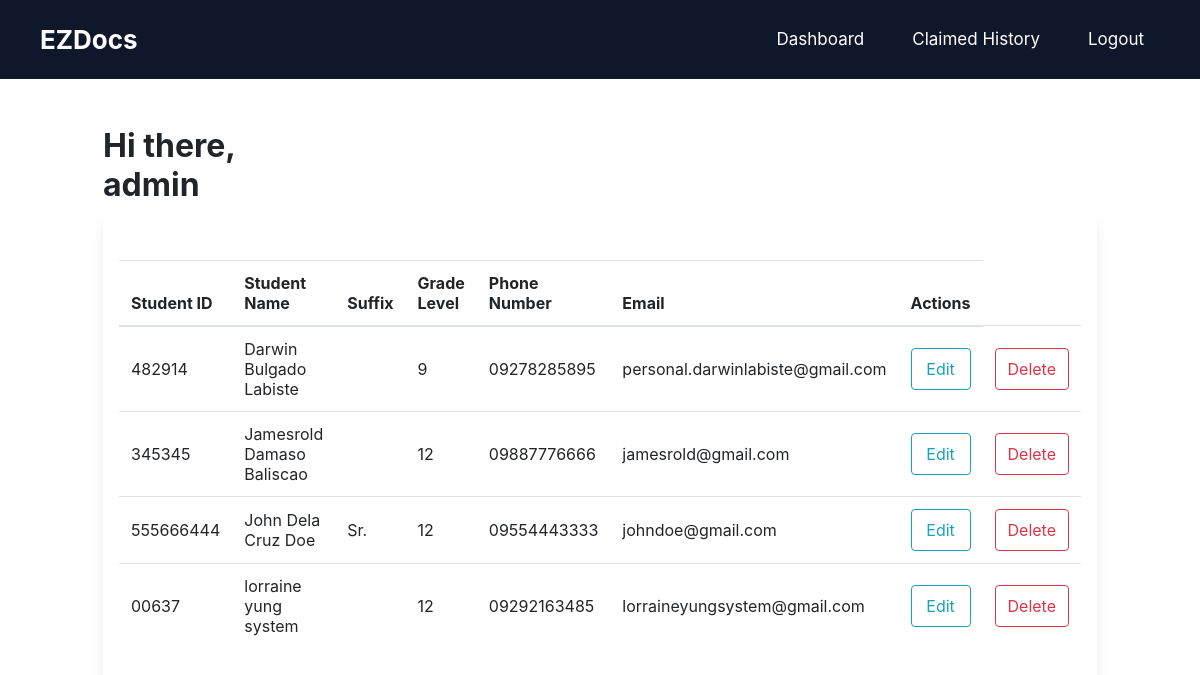
The app's page /adminui/studentacc.php (signed in) with its own data.
### tables this page shows
CREATE TABLE `student_tbl` (
  `id` int(11) NOT NULL,
  `studentId` varchar(255) NOT NULL,
  `firstname` varchar(255) NOT NULL,
  `middlename` varchar(255) NOT NULL,
  `lastname` varchar(255) NOT NULL,
  `suffix` varchar(255) NOT NULL,
  `gradeLevel` varchar(255) NOT NULL,
  `phoneNumber` varchar(255) NOT NULL,
  `emailAddress` varchar(255) NOT NULL,
  `password` text NOT NULL
);

### backend/admin/be_studentacc.php (the view, shortened to what this page needs)
<?php
try {
    include("../_conn/connection.php");
    $sql = "SELECT studentId, CONCAT(firstname, ' ', middlename, ' ', lastname) AS fullname, suffix, gradeLevel, phoneNumber, emailAddress FROM student_tbl";
    $result = mysqli_query($conn, $sql);
    if (mysqli_num_rows($result) > 0) {
        echo '<table class="table table-hover" id="documentTableStudent">
                <thead>
                    <tr>
                        <th scope="col">Student ID</th>
                        <th scope="col">Student Name</th>
                        <th scope="col">Suffix</th>
                        <th scope="col">Grade Level</th>
                        <th scope="col">Phone Number</th>
                        <th scope="col">Email</th>
                        <th scope="col">Actions</th>
                    </tr>
                </thead>
                <tbody>';
        while ($row = mysqli_fetch_assoc($result)) {
            echo '<tr>
                    <td class="align-middle" scope="row">' . htmlspecialchars($row['studentId']) . '</td>
                    <td class="align-middle">' . htmlspecialchars($row['fullname']) . '</td>
                    <td class="align-middle">' . htmlspecialchars($row['suffix']) . '</td>
                    <td class="align-middle">' . htmlspecialchars($row['gradeLevel']) . '</td>
                    <td class="align-middle">' . htmlspecialchars($row['phoneNumber']) . '</td>
                    <td class="align-middle">' . htmlspecialchars($row['emailAddress']) . '</td>
                    <td class="align-middle">
                        <button type="submit" class="btn btn-outline-info w-full py-2" name="btnEdit">
                            Edit
                        </button>
                    </td>
                    <form method="GET" action="be_delete.php">
                    <td class="align-middle">
                        <button type="submit" class="btn btn-outline-danger w-full py-2" name="btnDelete">
                            Delete
                        </button>
                    </td>
                    </form>
                 </tr>';
        }
        echo '</tbody></table>';
    } else {
        echo '<p>No requests found.</p>';
    }
} catch (Exception $e) {
    echo 'Error: ' . $e->getMessage();
}

### adminui/studentacc.php (shortened to what this page needs)
<!DOCTYPE html>
<html lang="en">
<head>
    <?php
    include("../_includes/styles.php");
    include("../_includes/scripts.php");
    ?>
</head>
<body>
    <nav class="flex flex-row items-center justify-between px-10 py-4 bg-slate-900">
        <h1 class="font-bold text-[26px] text-white">EZDocs</h1>
        <ul class="flex flex-row gap-x-4 !p-0 !m-0 list-none">
            <li>
                <a class="block text-white text-[17px] font-regular hover:no-underline px-3" href="dashboard.php">
                    Dashboard
                </a>
            </li>
            <li>
                <a class="block text-white text-[17px] font-regular hover:no-underline px-3" href="history.php">
                    Claimed History
                </a>
            </li>
            <li>
                <a class="block text-white text-[17px] font-regular hover:no-underline px-3" id="btnLogout"
                    type="button">
                    Logout
                </a>
            </li>
        </ul>
    </nav>
    <div class="container pt-5">
        <div class="flex flex-row items-center justify-between">
            <h1 class="text-[32px] font-bold">Hi there, <br><?php echo $_SESSION['name']; ?></h1>
        </div>
        <div class="rounded shadow-lg mt-2 px-3 py-5">
            <?php
            include_once('../backend/admin/be_studentacc.php');
            ?>
        </div>
    </div>
</body>
</html>

### _includes/styles.php (shortened to what this page needs)
<link rel="stylesheet" href="https://cdn.jsdelivr.net/npm/bootstrap@4.0.0/dist/css/bootstrap.min.css">
<link rel="stylesheet" href="https://cdn.datatables.net/1.13.4/css/jquery.dataTables.min.css">
<link href="https://cdn.jsdelivr.net/npm/@sweetalert2/theme-dark@4/dark.css" rel="stylesheet">
<link rel="stylesheet" href="css/_global.css">

### _includes/scripts.php (shortened to what this page needs)
<script src="https://cdn.tailwindcss.com"></script>

### css/_global.css (style rules this page uses)
*, *::before, *::after { box-sizing: border-box; }

### records on screen
student_tbl: studentId "482914", fullname "Darwin Bulgado Labiste", gradeLevel "9", phoneNumber "09278285895", emailAddress "personal.darwinlabiste@gmail.com"
student_tbl: studentId "345345", fullname "Jamesrold Damaso Baliscao", gradeLevel "12", phoneNumber "09887776666", emailAddress "jamesrold@gmail.com"
student_tbl: studentId "555666444", fullname "John Dela Cruz Doe", suffix "Sr.", gradeLevel "12", phoneNumber "09554443333", emailAddress "johndoe@gmail.com"
student_tbl: studentId "00637", fullname "lorraine yung system", gradeLevel "12", phoneNumber "09292163485", emailAddress "lorraineyungsystem@gmail.com"

### other values on screen
$_SESSION['name'] "admin"
